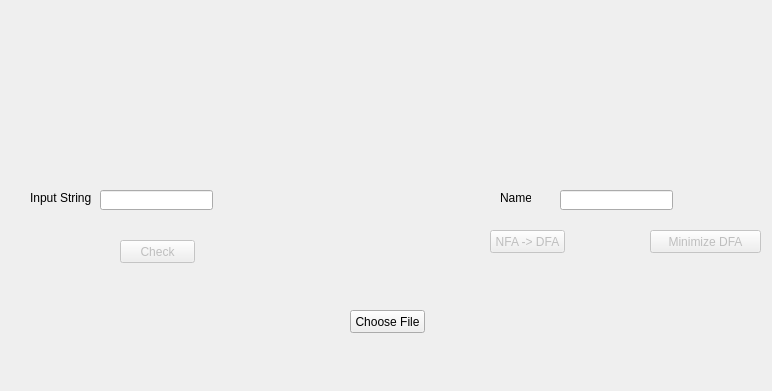
<?xml version="1.0" encoding="UTF-8"?>
<ui version="4.0">
 <class>Dialog</class>
 <widget class="QDialog" name="Dialog">
  <property name="geometry">
   <rect>
    <x>0</x>
    <y>0</y>
    <width>772</width>
    <height>391</height>
   </rect>
  </property>
  <property name="windowTitle">
   <string>Dialog</string>
  </property>
  <widget class="QPushButton" name="Button2">
   <property name="enabled">
    <bool>false</bool>
   </property>
   <property name="geometry">
    <rect>
     <x>490</x>
     <y>230</y>
     <width>75</width>
     <height>23</height>
    </rect>
   </property>
   <property name="text">
    <string>NFA -&gt; DFA</string>
   </property>
  </widget>
  <widget class="QPushButton" name="Button3">
   <property name="enabled">
    <bool>false</bool>
   </property>
   <property name="geometry">
    <rect>
     <x>650</x>
     <y>230</y>
     <width>111</width>
     <height>23</height>
    </rect>
   </property>
   <property name="minimumSize">
    <size>
     <width>0</width>
     <height>0</height>
    </size>
   </property>
   <property name="text">
    <string>Minimize DFA</string>
   </property>
  </widget>
  <widget class="QPushButton" name="Button1">
   <property name="geometry">
    <rect>
     <x>350</x>
     <y>310</y>
     <width>75</width>
     <height>23</height>
    </rect>
   </property>
   <property name="text">
    <string>Choose File</string>
   </property>
  </widget>
  <widget class="QLineEdit" name="lineEdit2">
   <property name="geometry">
    <rect>
     <x>100</x>
     <y>190</y>
     <width>113</width>
     <height>20</height>
    </rect>
   </property>
  </widget>
  <widget class="QLabel" name="label1">
   <property name="geometry">
    <rect>
     <x>30</x>
     <y>190</y>
     <width>61</width>
     <height>16</height>
    </rect>
   </property>
   <property name="text">
    <string>Input String</string>
   </property>
  </widget>
  <widget class="QPushButton" name="Button4">
   <property name="enabled">
    <bool>false</bool>
   </property>
   <property name="geometry">
    <rect>
     <x>120</x>
     <y>240</y>
     <width>75</width>
     <height>23</height>
    </rect>
   </property>
   <property name="text">
    <string>Check</string>
   </property>
  </widget>
  <widget class="QLineEdit" name="lineEdit1">
   <property name="geometry">
    <rect>
     <x>560</x>
     <y>190</y>
     <width>113</width>
     <height>20</height>
    </rect>
   </property>
  </widget>
  <widget class="QLabel" name="label2">
   <property name="geometry">
    <rect>
     <x>500</x>
     <y>190</y>
     <width>31</width>
     <height>16</height>
    </rect>
   </property>
   <property name="text">
    <string>Name</string>
   </property>
  </widget>
  <widget class="QLabel" name="Ilabel">
   <property name="geometry">
    <rect>
     <x>300</x>
     <y>80</y>
     <width>201</width>
     <height>71</height>
    </rect>
   </property>
   <property name="text">
    <string/>
   </property>
  </widget>
 </widget>
 <resources/>
 <connections/>
</ui>
